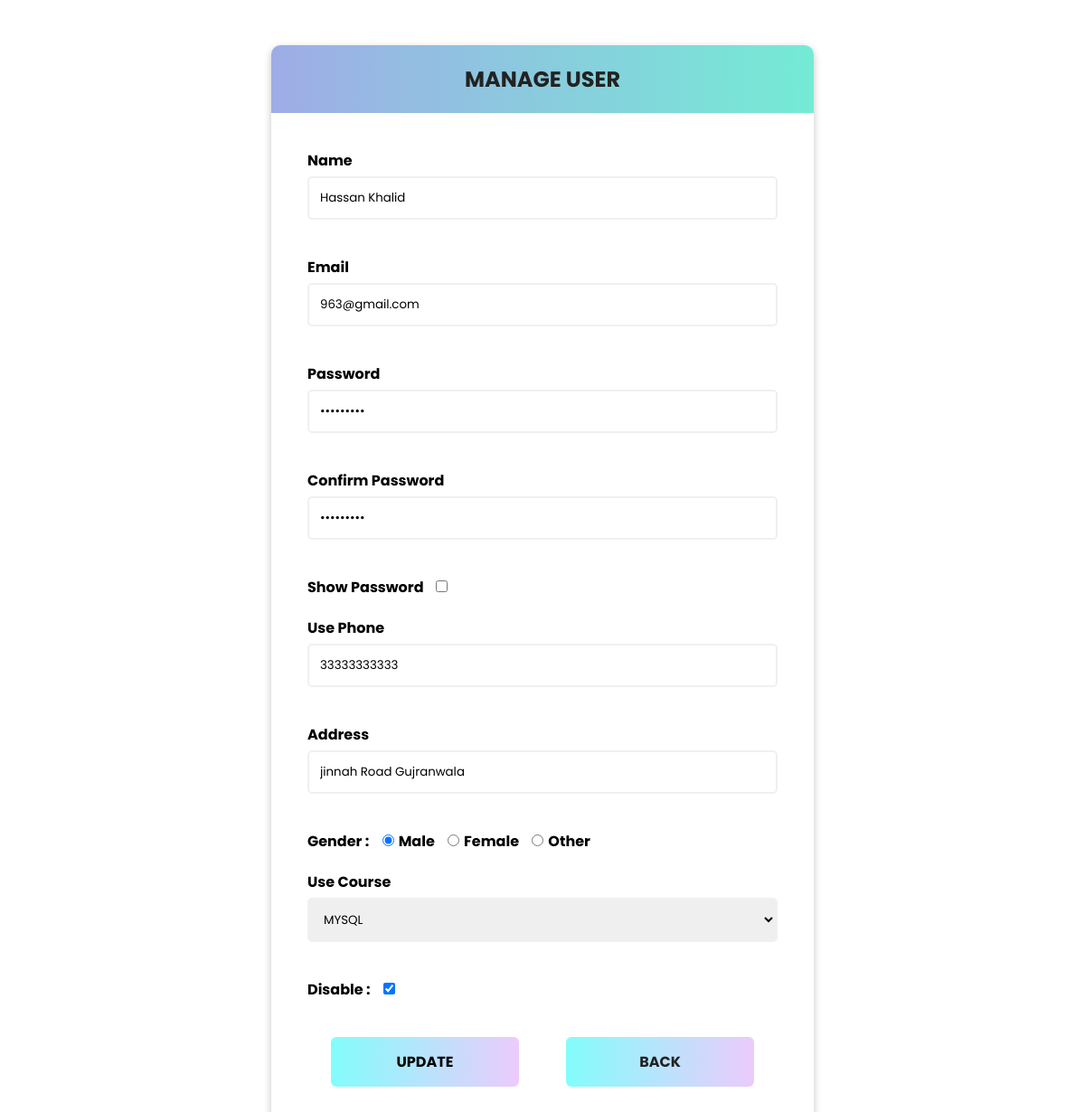
Screenshot of /addusers.php?id=84 with the database file from the repository.
### tables this page shows
CREATE TABLE `tbl_userdata` (
  `id` int(11) NOT NULL,
  `user_firstname` varchar(255) NOT NULL,
  `user_email` varchar(255) NOT NULL,
  `user_password` varchar(255) NOT NULL,
  `user_confirm_pass` varchar(15) NOT NULL,
  `user_phone` varchar(255) NOT NULL,
  `user_address` varchar(255) NOT NULL,
  `user_course` varchar(255) NOT NULL,
  `user_gender` varchar(10) NOT NULL,
  `user_disable` text DEFAULT NULL
);

### database.php (called while the page is built, shortened)
<?php
class database
{
    private $db_host = "localhost";
    private $db_user = "root";
    private $db_pass = "";
    private $db_name = "user_detail";
    private $con = false;
    private $mysqli = "";
    public function __construct()
    {
        if (!$this->con)
        {
            $this->mysqli = new mysqli($this->db_host, $this->db_user, $this->db_pass, $this->db_name);
            $this->con = true;
        }
        else
        {
            return true;
        }
    }
    public function select($id = null)
    {
        $sql = "SELECT * FROM tbl_userdata";
        if ($id != null)
        {
            $sql .= " WHERE `id`=$id ";
        }
        $data = $this->mysqli->query($sql);
        if ($data->num_rows > 0)
        {
            $alldata = array();
            while ($row = $data->fetch_assoc())
            {
                $alldata[] = $row;
            }
            return $alldata;
        }
        else
        {
            return false;
        }
    }
        public function selectid($id = null)
    {
        $sql = "SELECT * FROM tbl_userdata  WHERE `id` = $id";
        $data = $this->mysqli->query($sql);
        if ($data->num_rows > 0)
        {
            return true;
        }
        else
        {
            return false;
        }
    }
}

### addusers.php (the view, shortened to what this page needs)
<?php
include("database.php");
$obj = new database();
$name = "";
$email = "";
$password = "";
$confirm_pass = "";
$phone = "";
$address = "";
$course = "";
$gender = "";
$disable  = "";
if (isset($_GET['id']) && $_GET['id'] != "") {
    $id = $_GET['id'];
    $data = $obj->select($id);
    $name = $data['0']['user_firstname'];
    $email = $data['0']['user_email'];
    $password = $data['0']['user_password'];
    $confirm_pass = $data['0']['user_confirm_pass'];
    $phone = $data['0']['user_phone'];
    $address = $data['0']['user_address'];
    $course = $data['0']['user_course'];
    $gender = $data['0']['user_gender'];
    $disable = $data['0']['user_disable'];
}
        ?>
<!DOCTYPE html>
<html lang="en">
<head>
    <link rel="stylesheet" href="https://use.fontawesome.com/releases/v5.15.4/css/all.css" />
    <link rel="stylesheet" href="css/all.min.css" />
    <link rel="stylesheet" href="css/style.css" />
</head>
<body>
    <div class="container">
        <div class="header">
            <h2> Manage User</h2>
        </div>
        <form class="form" action="" id="form" name="form" method="POST" onsubmit="return confirm('* Are you sure you wan to submit it?')">
            <div class="form-control">
                <label for="user Name"> Name </label>
                <input type="text" name="name" id="username" placeholder="Enter Your Full Name" autocomplete="off" value="<?php echo $name; ?>" />
            </div>
            <div class="form-control">
                <label for="Email">Email </label>
                <input type="email" name="email" id="useremail" placeholder="Enter Your Email" autocomplete="off" value="<?php echo $email; ?>" />
            </div>
            <div class="form-control">
                <label for="Password">Password </label>
                <input type="password" id="userpassword" name="password" placeholder="Enter Your Password" autocomplete="off" value="<?php echo $password; ?>" />
            </div>
            <div class="form-control">
                <label for="Verify Password">Confirm Password </label>
                <input type="password" id="Cpass" name="confirm_pass" placeholder="Password" autocomplete="off" value="<?php echo $confirm_pass; ?>" />
            </div>
            <div class="form-control">
                <label for="ShowPassword"> Show Password <input type="checkbox" id="ShowPassword" onclick="showPassword()" /></label>
            </div>
            <div class="form-control">
                <label for="user Phone">Use Phone </label>
                <input type="text" id="userphone" name="phone" placeholder="Enter Your Phone Number" autocomplete="off" value="<?php echo $phone; ?>" />
            </div>
            <div class="form-control">
                <label for="Address">Address</label>
                <input type="text" id="address" name="address" placeholder="Enter Your Address" autocomplete="off" value="<?php echo $address; ?>" />
            </div>
            <div class="form-control " id="genderclass">
                <label for="Gender">Gender : </label>
                <label for="Male"><input type="radio" name="gender" value="Male" id="Male" <?php if ($gender == 'Male') echo 'Checked'; ?> />Male</label>
                <label for="Female"><input type="radio" name="gender" value="Female" id="Female" <?php if ($gender == 'Female') echo 'Checked'; ?> />Female</label>
                <label for="Other"><input type="radio" name="gender" value="Other" id="Other" <?php if ($gender == 'Other') echo 'Checked'; ?> />Other</label>
            </div>
            <div class="form-control">
                <label for="Course">Use Course </label>
                <select name="course" id="usercourse">
                    <option value="MYSQL" <?php if ($course == 'MYSQL') echo 'selected'; ?>>MYSQL</option>
                </select>
            </div>
            <div class="form-control " id="genderclass">
                <label for="disable">Disable : </label>
                <label for="disable"><input type="checkbox" name="disable" value="disable" id="disable" <?php if ($disable == "disable") echo 'checked'; ?> /></label>
            </div>
            <div class="btns">
            <?php
                if(isset($_GET['id']) && $_GET['id'] != "")
                {
                    $id = $_GET['id'];
                    $update_data = $obj->selectid($id);
                    if($update_data)
                    {
                        ?><input type="submit" id="submit" name="submit" class="btn" placeholder="Update" value="Update" onclick="return Validate()" /><?php
                    }
                }
                else
                {
                    ?><input type="submit" id="submit" name="submit" class="btn" placeholder="submit" value="Submit" onclick="return Validate()" /><?php
                }
            ?>
                <a href="index.php" class="btn">Back</a>
            </div>
        </form>
    </div>
</body>
</html>

### css/style.css (style rules this page uses)
* { margin: 0; padding: 0; box-sizing: border-box; font-family: 'Poppins', sans-serif; }
:root { --lg-lightcolor: linear-gradient(to left, rgba(217, 151, 248, 0.5),rgba(8, 250, 250, 0.5)); --lg-color : linear-gradient(to left, #74ebd5, #9face6); }
body { background: none; background-size: 100%; background-repeat: no-repeat; display: flex; align-items: center; justify-content: center; min-height: 100vh; width: 100vw; }
.container { margin: auto; background: none; margin-top: 50px; margin-bottom: 50px; background-color: #fff; border-radius: 10px; box-shadow: rgba(0, 0, 0, 0.24) 0px 3px 8px; overflow: hidden; width: calc(100vw - 50vw); max-width: 100%; }
.header { background: var(--lg-color); padding: 20px 0 ; }
.header h2 { color: #222; font-size: 24px; text-transform: uppercase; text-align: center; }
.form { padding: 40px; }
.form-control { margin-bottom: 15px; position: relative; }
.form-control label { display: inline-block; margin-bottom: 5px; font-weight: bold; cursor: pointer; }
.form-control input[type=text],input[type=email],input[type=number],input[type=password],select { width: 100%; border: 2px solid #f0f0f0; border-radius: 5px ; font: 14px; padding: 12px; display: block; }
.form-control input[type=radio],input[type=checkbox] { margin-left: 10px; margin-right: 5px; }
.form .btn { flex-basis: 40%; background: var(--lg-lightcolor); border-radius: 6px; border: none; outline: none; display: block; font-size: 16px; padding: 15px 0 ; margin-top: 20px; width: 50%; font-weight: bold; text-transform: uppercase; transition: all 1s ease; }
.btns { display: flex; justify-content: space-around; }
.form a { text-align: center; text-decoration: none; color: #222; }

### rows the page displays
tbl_userdata: name "Hassan Khalid", email "963@gmail.com", phone "33333333333", address "jinnah Road Gujranwala", user_gender "☑ Male", user_gender "☐ Female", user_gender "☐ Other", course "MYSQL", user_disable "☑"
